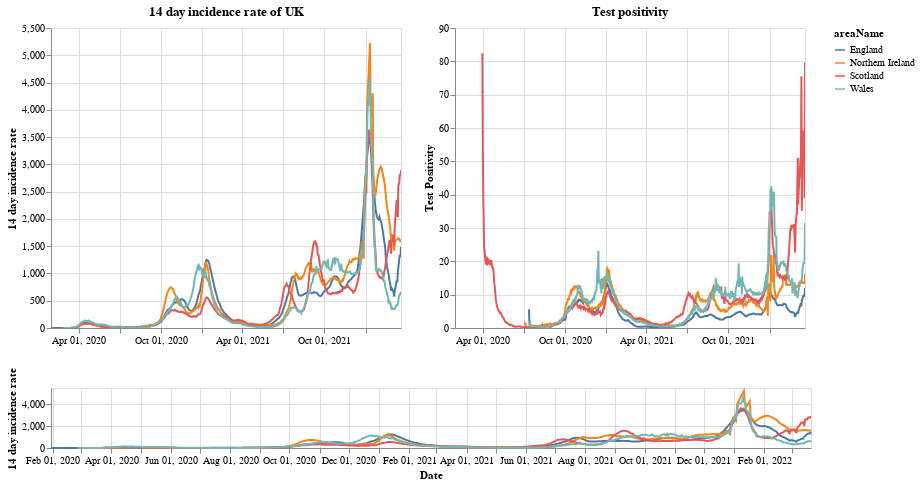

The cell this chart's notebook holds for it:
### Markdown cell above
# Plots

First a plot with each country in the UK. The top right shows the positivity rate for (which is the percentage of registered tests which were positive) while the top left is the 14 day incidence rate. The bottom chart can be used to select the timeframe (does not work on a mobile device).

### Code cell
#collapse
brush = alt.selection(type='interval', name='DateBrush',encodings=['x'],fields=['Time'])
leg_selection = alt.selection_multi(fields=['areaName'], bind='legend')

base = alt.Chart(uk_cases).mark_line().encode(
    x=alt.X("yearmonthdate(date):T", axis=alt.Axis(title='Date')),
    y=alt.Y("twoWeeklyCasesRate:Q", axis=alt.Axis(title='14 day incidence rate')),
    tooltip=['areaName', 'date','twoWeeklyCasesRate', 'testPositivity'],
    color='areaName',
    opacity=alt.condition(leg_selection, alt.value(2), alt.value(0.1))
).add_selection(leg_selection).properties(width=350)

upper = base.encode(alt.X('yearmonthdate(date):T', axis=alt.Axis(title=''),
                         scale=alt.Scale(domain=brush))
                   ).properties(title=f'14 day incidence rate of UK')
upper_right = upper.encode(alt.Y('testPositivity:Q', axis=alt.Axis(title='Test Positivity'))).properties(title='Test positivity')
lower = base.properties(height=60, width = 760).add_selection(brush)

(upper | upper_right) & lower

### Figure 1 — Vega-Lite specification as saved in the notebook (floating-point values rounded to 4 significant figures; data arrays with more than 128 entries replaced by an {"elided": "..."} marker saying what was removed)
{"config": {"view": {"continuousWidth": 400, "continuousHeight": 300}}, "vconcat": [{"hconcat": [{"mark": "line", "encoding": {"color": {"type": "nominal", "field": "areaName"}, "opacity": {"condition": {"value": 2, "selection": "selector001"}, "value": 0.1}, "tooltip": [{"type": "nominal", "field": "areaName"}, {"type": "temporal", "field": "date"}, {"type": "quantitative", "field": "twoWeeklyCasesRate"}, {"type": "quantitative", "field": "testPositivity"}], "x": {"type": "temporal", "axis": {"title": ""}, "field": "date", "scale": {"domain": {"selection": "DateBrush"}}, "timeUnit": "yearmonthdate"}, "y": {"type": "quantitative", "axis": {"title": "14 day incidence rate"}, "field": "twoWeeklyCasesRate"}}, "selection": {"selector001": {"type": "multi", "fields": ["areaName"], "bind": "legend"}}, "title": "14 day incidence rate of UK", "width": 350}, {"mark": "line", "encoding": {"color": {"type": "nominal", "field": "areaName"}, "opacity": {"condition": {"value": 2, "selection": "selector001"}, "value": 0.1}, "tooltip": [{"type": "nominal", "field": "areaName"}, {"type": "temporal", "field": "date"}, {"type": "quantitative", "field": "twoWeeklyCasesRate"}, {"type": "quantitative", "field": "testPositivity"}], "x": {"type": "temporal", "axis": {"title": ""}, "field": "date", "scale": {"domain": {"selection": "DateBrush"}}, "timeUnit": "yearmonthdate"}, "y": {"type": "quantitative", "axis": {"title": "Test Positivity"}, "field": "testPositivity"}}, "selection": {"selector001": {"type": "multi", "fields": ["areaName"], "bind": "legend"}}, "title": "Test positivity", "width": 350}]}, {"mark": "line", "encoding": {"color": {"type": "nominal", "field": "areaName"}, "opacity": {"condition": {"value": 2, "selection": "selector001"}, "value": 0.1}, "tooltip": [{"type": "nominal", "field": "areaName"}, {"type": "temporal", "field": "date"}, {"type": "quantitative", "field": "twoWeeklyCasesRate"}, {"type": "quantitative", "field": "testPositivity"}], "x": {"type": "temporal", "axis": {"title": "Date"}, "field": "date", "timeUnit": "yearmonthdate"}, "y": {"type": "quantitative", "axis": {"title": "14 day incidence rate"}, "field": "twoWeeklyCasesRate"}}, "height": 60, "selection": {"selector001": {"type": "multi", "fields": ["areaName"], "bind": "legend"}, "DateBrush": {"type": "interval", "encodings": ["x"], "fields": ["Time"]}}, "width": 760}], "data": {"name": "data-2d889353a4fc4c386e842a37a9524d5d"}, "$schema": "https://vega.github.io/schema/vega-lite/v4.8.1.json", "datasets": {"data-2d889353a4fc4c386e842a37a9524d5d": {"elided": "3044 records"}}}
